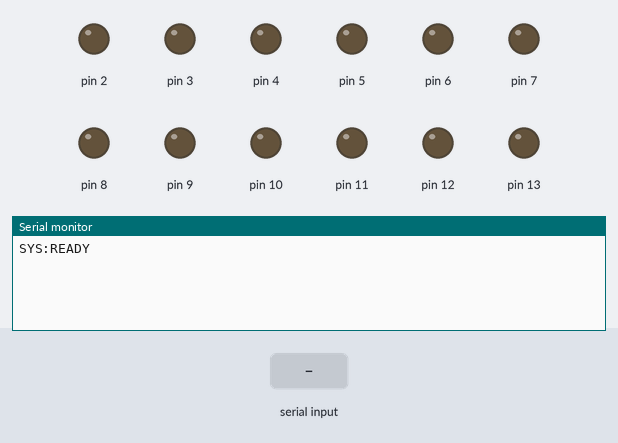
A sketch run on a simulated Arduino Nano, built with avr-gcc and run on an emulated ATmega328P. On the bench: output pins drawn as LEDs (lit = HIGH), the last lines printed to the serial monitor. The test bench sets the inputs (shaded band).

Above: at 1.3 s.
1.4 s: "WHOAMI\n" received over Serial
At 2.6 s:
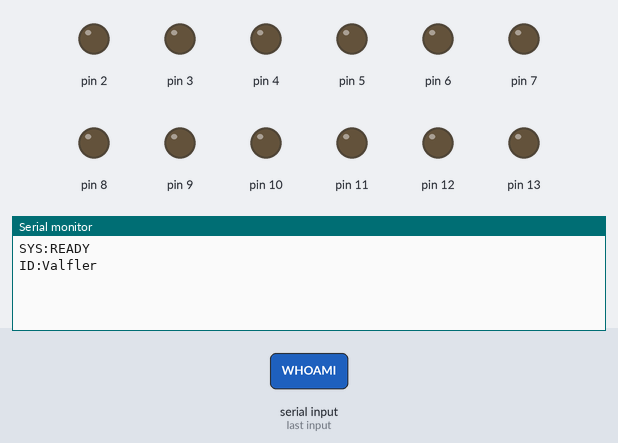
2.9 s: "VALVE:ALL_OFF\n" received over Serial
At 3.9 s:
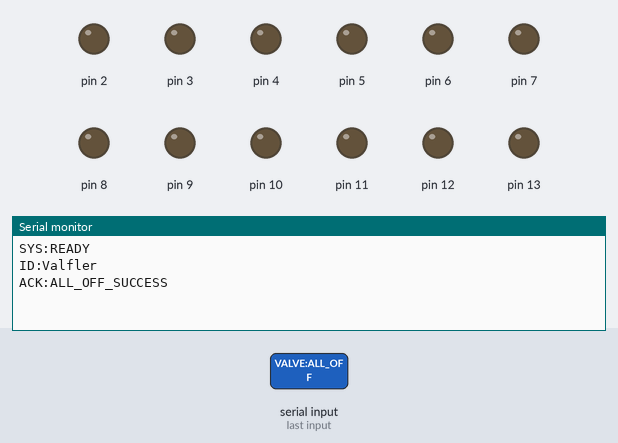
4.4 s: "VALVE:\n" received over Serial
At 5.0 s:
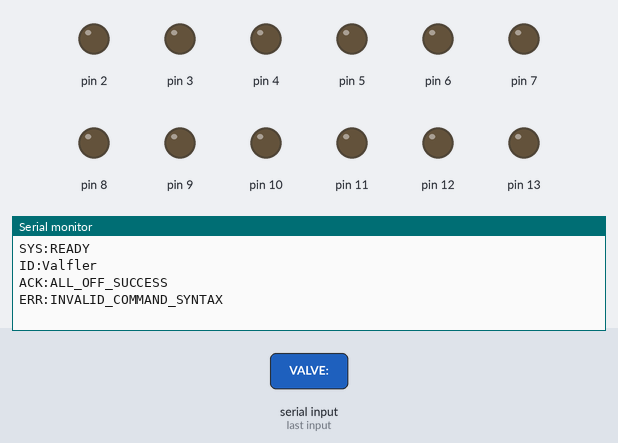

The sketch:

RelayCard.ino
```cpp
/**
 * PLGazoz Dolum Hattı - Nano 1 Firmware (RelayCard)
 * 16 Kanallı Röle Kartını Sürmek ve Valfleri Dinamik Kontrol Etmekten Sorumludur.
 * Haberleşme Hızı: 115200 Baud
 */

#define HANDSHAKE_ID "ID:Valfler"

String inputString = "";         // Gelen veriyi tutacak string
bool stringComplete = false;     // Satır sonu geldi mi?

// Aktif kullanılan pin durumlarını tutmak için
bool pinInitialized[14] = {false};

void setup() {
  Serial.begin(115200);
  inputString.reserve(100);

  // Güvenlik amacıyla başlangıçta tüm röle çıkış pinlerini (D2-D13) çıkış yap ve LOW yap
  for (int i = 2; i <= 13; i++) {
    pinMode(i, OUTPUT);
    digitalWrite(i, LOW);
    pinInitialized[i] = true;
  }

  // Cihazın hazır olduğunu bildir
  delay(100);
  Serial.println("SYS:READY");
}

void loop() {
  // Seri porttan veri geldikçe oku
  while (Serial.available()) {
    char inChar = (char)Serial.read();
    if (inChar == '\n') {
      stringComplete = true;
    } else if (inChar != '\r') {
      inputString += inChar;
    }
  }

  // Komut alındıysa işle
  if (stringComplete) {
    inputString.trim();
    processCommand(inputString);
    inputString = "";
    stringComplete = false;
  }
}

void processCommand(String cmd) {
  // 1. Handshake Teşhis Talebi
  if (cmd == "WHOAMI") {
    Serial.println(HANDSHAKE_ID);
    return;
  }

  // 2. Acil Durdurma / Hepsini Kapat
  if (cmd == "VALVE:ALL_OFF") {
    for (int i = 2; i <= 13; i++) {
      digitalWrite(i, LOW);
    }
    Serial.println("ACK:ALL_OFF_SUCCESS");
    return;
  }

  // 3. Dinamik Valf / Röle Açma-Kapatma Komutları
  // Format: VALVE:ON:D2 veya VALVE:OFF:D3 veya REFILL:ON:D10
  if (cmd.startsWith("VALVE:") || cmd.startsWith("REFILL:")) {
    int firstColon = cmd.indexOf(':');
    int secondColon = cmd.indexOf(':', firstColon + 1);

    if (firstColon != -1 && secondColon != -1) {
      String action = cmd.substring(firstColon + 1, secondColon); // "ON" veya "OFF"
      String pinStr = cmd.substring(secondColon + 1);             // "D2" veya "D10"

      if (pinStr.startsWith("D")) {
        int pinNum = pinStr.substring(1).toInt();

        // Sınır güvenliği (Arduino Nano digital pinler D2 ile D13 arasındadır)
        if (pinNum >= 2 && pinNum <= 13) {
          // Dinamik olarak pini konfigüre et (setup'ta yapılmış olsa da emniyet için)
          if (!pinInitialized[pinNum]) {
            pinMode(pinNum, OUTPUT);
            pinInitialized[pinNum] = true;
          }

          if (action == "ON") {
            digitalWrite(pinNum, HIGH);
            Serial.print("ACK:");
            Serial.print(cmd);
            Serial.println(":SUCCESS");
          } else if (action == "OFF") {
            digitalWrite(pinNum, LOW);
            Serial.print("ACK:");
            Serial.print(cmd);
            Serial.println(":SUCCESS");
          }
        } else {
          Serial.println("ERR:PIN_OUT_OF_BOUNDS");
        }
      } else {
        Serial.println("ERR:INVALID_PIN_FORMAT");
      }
    } else {
      Serial.println("ERR:INVALID_COMMAND_SYNTAX");
    }
  }
}
```

Measured:
- after the input at 1.4 s, the serial monitor: prints a new line at once (image 1)
- after the input at 2.9 s, the serial monitor: prints a new line at once (image 2)
- after the input at 4.4 s, the serial monitor: prints a new line at once (image 3)
